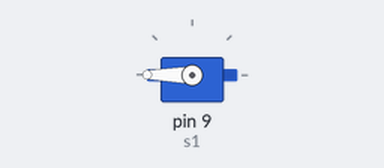
Simulated run of this sketch. Board: Arduino Uno, built with avr-gcc and run on an emulated ATmega328P. Parts: servo.

Above: at 0.05 s.
Timing chart, 0 to 4.6 s (numbered marks = the images above):
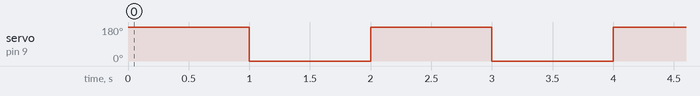

The sketch:

servo.ino
```cpp
#include <Servo.h>

Servo s1;

void setup() {
	s1.attach(9);
}
void loop() {
	while(1==1){
		s1.write(180);
		delay(1000);
		s1.write(0);
		delay(1000);
	}
}
```

Measured:
- by itself, servo on pin 9 (s1): alternates 180° for 1.0 s and 0° for 1.0 s
